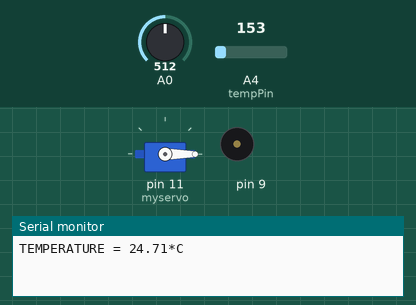
This sketch was run on a simulated Arduino Uno, built with avr-gcc and run on an emulated ATmega328P. Shown: servo, buzzer (waves = sounding), the last lines printed to the serial monitor. The test bench sets the inputs (shaded band); at power-on: A0 = 512, A4 (tempPin) = 153.

Above: at 0.05 s.
At 39.85 s:
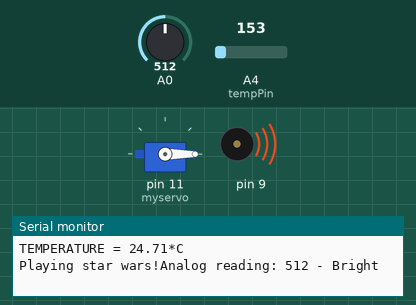
Timing chart, 0 to 50.2 s (numbered marks = the images above):
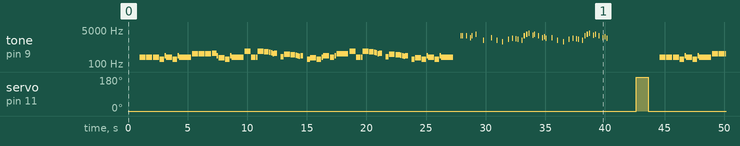

The sketch:

fridgy-Done.ino.ino
```cpp
#include <Servo.h>
Servo myservo;

// buzzer stuff
#include <Buzzer.h>
Buzzer buzzer(9);

// temperature settings
float temp;
int tempPin = 4;

void setup() {
  // put your setup code here, to run once:
  Serial.begin(9600);
  myservo.attach(11);
  myservo.write(0);
}


void loop() {
        temp = analogRead(tempPin);
        float voltage = temp * 5.0;
        voltage /= 1024.0;
        float temperatureC = (voltage - 0.5) * 100 ;
        // read analog volt from sensor and save to variable temp
        //temp = temp * 0.48828125;
        // convert the analog volt to its temperature equivalent
        Serial.print("TEMPERATURE = ");
        Serial.print(temperatureC); // display temperature value
        Serial.print("*C");
        Serial.println();
        delay(1000); // update sensor reading each one second

        if(temperatureC > 24.00){
          buzzstarwars();
          Serial.print("Playing star wars!");
        }
        int analogValue = analogRead(A0);
        Serial.print("Analog reading: ");
        Serial.print(analogValue);   // the raw analog reading
        if (analogValue < 10) {
          Serial.println(" - Dark");
        } else if (analogValue < 200) {
          Serial.println(" - Dim");
        } else if (analogValue < 500) {
          Serial.println(" - Light");
        } else if (analogValue < 800) {
          Serial.println(" - Bright");
        } else {
          Serial.println(" - Very bright");
        }
        while(analogRead(A0) > 200){
          // buzzer play mario
          buzzdoormario();
          if(analogRead(A0) > 200){
            myservo.write(180);
            delay(1000);
            myservo.write(0);
            break;
          }else{
            break;
          }
        }
}


void buzzdoormario(){
  buzzer.begin(100);

  buzzer.sound(NOTE_E7, 80);
  buzzer.sound(NOTE_E7, 80);
  buzzer.sound(0, 80);
  buzzer.sound(NOTE_E7, 80);
  buzzer.sound(0, 80);
  buzzer.sound(NOTE_C7, 80);
  buzzer.sound(NOTE_E7, 80);
  buzzer.sound(0, 80);
  buzzer.sound(NOTE_G7, 80);
  buzzer.sound(0, 240);
  buzzer.sound(NOTE_G6, 80);
  buzzer.sound(0, 240);
  buzzer.sound(NOTE_C7, 80);
  buzzer.sound(0, 160);
  buzzer.sound(NOTE_G6, 80);
  buzzer.sound(0, 160);
  buzzer.sound(NOTE_E6, 80);
  buzzer.sound(0, 160);
  buzzer.sound(NOTE_A6, 80);
  buzzer.sound(0, 80);
  buzzer.sound(NOTE_B6, 80);
  buzzer.sound(0, 80);
  buzzer.sound(NOTE_AS6, 80);
  buzzer.sound(NOTE_A6, 80);
  buzzer.sound(0, 80);
  buzzer.sound(NOTE_G6, 100);
  buzzer.sound(NOTE_E7, 100);
  buzzer.sound(NOTE_G7, 100);
  buzzer.sound(NOTE_A7, 80);
  buzzer.sound(0, 80);
  buzzer.sound(NOTE_F7, 80);
  buzzer.sound(NOTE_G7, 80);
  buzzer.sound(0, 80);
  buzzer.sound(NOTE_E7, 80);
  buzzer.sound(0, 80);
  buzzer.sound(NOTE_C7, 80);
  buzzer.sound(NOTE_D7, 80);
  buzzer.sound(NOTE_B6, 80);
  buzzer.sound(0, 160);
  buzzer.sound(NOTE_C7, 80);
  buzzer.sound(0, 160);
  buzzer.sound(NOTE_G6, 80);
  buzzer.sound(0, 160);
  buzzer.sound(NOTE_E6, 80);
  buzzer.sound(0, 160);
  buzzer.sound(NOTE_A6, 80);
  buzzer.sound(0, 80);
  buzzer.sound(NOTE_B6, 80);
  buzzer.sound(0, 80);
  buzzer.sound(NOTE_AS6, 80);
  buzzer.sound(NOTE_A6, 80);
  buzzer.sound(0, 80);
  buzzer.sound(NOTE_G6, 100);
  buzzer.sound(NOTE_E7, 100);
  buzzer.sound(NOTE_G7, 100);
  buzzer.sound(NOTE_A7, 80);
  buzzer.sound(0, 80);
  buzzer.sound(NOTE_F7, 80);
  buzzer.sound(NOTE_G7, 80);
  buzzer.sound(0, 80);
  buzzer.sound(NOTE_E7, 80);
  buzzer.sound(0, 80);
  buzzer.sound(NOTE_C7, 80);
  buzzer.sound(NOTE_D7, 80);
  buzzer.sound(NOTE_B6, 80);
  buzzer.sound(0, 160);

  buzzer.end(2000);
}

void buzzstarwars(){
  buzzer.begin(10);

  buzzer.sound(NOTE_A3, 500);
  buzzer.sound(NOTE_A3, 500);
  buzzer.sound(NOTE_A3, 500);
  buzzer.sound(NOTE_F3, 375);
  buzzer.sound(NOTE_C4, 125);

  buzzer.sound(NOTE_A3, 500);
  buzzer.sound(NOTE_F3, 375);
  buzzer.sound(NOTE_C4, 125);
  buzzer.sound(NOTE_A3, 1000);

  buzzer.sound(NOTE_E4, 500);
  buzzer.sound(NOTE_E4, 500);
  buzzer.sound(NOTE_E4, 500);
  buzzer.sound(NOTE_F4, 375);
  buzzer.sound(NOTE_C4, 125);

  buzzer.sound(NOTE_GS3, 500);
  buzzer.sound(NOTE_F3, 375);
  buzzer.sound(NOTE_C4, 125);
  buzzer.sound(NOTE_A3, 1000);

  buzzer.sound(NOTE_A4, 500);
  buzzer.sound(NOTE_A3, 375);
  buzzer.sound(NOTE_A3, 125);
  buzzer.sound(NOTE_A4, 500);
  buzzer.sound(NOTE_GS4, 375);
  buzzer.sound(NOTE_G4, 125);

  buzzer.sound(NOTE_FS4, 125);
  buzzer.sound(NOTE_E4, 125);
  buzzer.sound(NOTE_F4, 250);
  buzzer.sound(0, 250);
  buzzer.sound(NOTE_AS3, 250);
  buzzer.sound(NOTE_DS4, 500);
  buzzer.sound(NOTE_D4, 375);
  buzzer.sound(NOTE_CS4, 125);

  buzzer.sound(NOTE_C4, 125);
  buzzer.sound(NOTE_B3, 125);
  buzzer.sound(NOTE_C4, 250);
  buzzer.sound(0, 250);
  buzzer.sound(NOTE_F3, 250);
  buzzer.sound(NOTE_GS3, 500);
  buzzer.sound(NOTE_F3, 375);
  buzzer.sound(NOTE_A3, 125);

  buzzer.sound(NOTE_C4, 500);
  buzzer.sound(NOTE_A3, 375);
  buzzer.sound(NOTE_C4, 125);
  buzzer.sound(NOTE_E4, 1000);

  buzzer.sound(NOTE_A4, 500);
  buzzer.sound(NOTE_A3, 375);
  buzzer.sound(NOTE_A3, 125);
  buzzer.sound(NOTE_A4, 500);
  buzzer.sound(NOTE_GS4, 375);
  buzzer.sound(NOTE_G4, 125);

  buzzer.sound(NOTE_FS4, 125);
  buzzer.sound(NOTE_E4, 125);
  buzzer.sound(NOTE_F4, 250);
  buzzer.sound(0, 250);
  buzzer.sound(NOTE_AS3, 250);
  buzzer.sound(NOTE_DS4, 500);
  buzzer.sound(NOTE_D4, 375);
  buzzer.sound(NOTE_CS4, 125);

  buzzer.sound(NOTE_C4, 125);
  buzzer.sound(NOTE_B3, 125);
  buzzer.sound(NOTE_C4, 250);
  buzzer.sound(0, 250);
  buzzer.sound(NOTE_F3, 250);
  buzzer.sound(NOTE_GS3, 500);
  buzzer.sound(NOTE_F3, 375);
  buzzer.sound(NOTE_C4, 125);

  buzzer.sound(NOTE_A3, 500);
  buzzer.sound(NOTE_F3, 375);
  buzzer.sound(NOTE_C4, 125);
  buzzer.sound(NOTE_A3, 1000);

  buzzer.end(500);
}
```

Measured:
- by itself, servo on pin 11 (myservo): alternates 180° for 1.0 s and 0° for 42.6 s
- by itself, tone on pin 9: plays 220 Hz for 0.50 s, 220 Hz for 0.50 s, 220 Hz for 0.50 s, 175 Hz for 0.38 s, 262 Hz for 0.13 s, 220 Hz for 0.50 s … (321 notes in this stretch)
